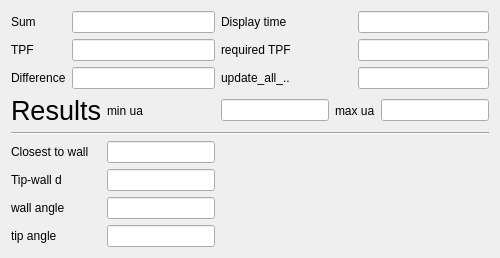
              <widget class="QWidget" name="tab_8">
               <attribute name="title">
                <string>Results</string>
               </attribute>
               <layout class="QGridLayout" name="gridLayout_9">
                <item row="2" column="3" colspan="2">
                 <widget class="QLabel" name="label_53">
                  <property name="text">
                   <string>update_all_..</string>
                  </property>
                 </widget>
                </item>
                <item row="0" column="3" colspan="2">
                 <widget class="QLabel" name="label_51">
                  <property name="text">
                   <string>Display time</string>
                  </property>
                 </widget>
                </item>
                <item row="0" column="0">
                 <widget class="QLabel" name="label_26">
                  <property name="text">
                   <string>Sum</string>
                  </property>
                 </widget>
                </item>
                <item row="3" column="2">
                 <widget class="QLabel" name="label_55">
                  <property name="text">
                   <string>min ua</string>
                  </property>
                 </widget>
                </item>
                <item row="3" column="6">
                 <widget class="QLineEdit" name="lineEdit_uaT_max"/>
                </item>
                <item row="8" column="2">
                 <widget class="QLineEdit" name="lineEdit_tip_a">
                  <property name="text">
                   <string/>
                  </property>
                 </widget>
                </item>
                <item row="8" column="0" colspan="2">
                 <widget class="QLabel" name="label_tip_angle">
                  <property name="text">
                   <string>tip angle</string>
                  </property>
                 </widget>
                </item>
                <item row="7" column="2">
                 <widget class="QLineEdit" name="lineEdit_wall_a">
                  <property name="text">
                   <string/>
                  </property>
                 </widget>
                </item>
                <item row="6" column="2">
                 <widget class="QLineEdit" name="lineEdit_tip_wall"/>
                </item>
                <item row="1" column="5" colspan="2">
                 <widget class="QLineEdit" name="lineEdit_tfpsT"/>
                </item>
                <item row="0" column="5" colspan="2">
                 <widget class="QLineEdit" name="lineEdit_dispT"/>
                </item>
                <item row="6" column="0">
                 <widget class="QLabel" name="label_11">
                  <property name="text">
                   <string>Tip-wall d</string>
                  </property>
                 </widget>
                </item>
                <item row="3" column="0" colspan="2">
                 <widget class="QLabel" name="label_15">
                  <property name="font">
                   <font>
                    <pointsize>20</pointsize>
                   </font>
                  </property>
                  <property name="text">
                   <string>Results</string>
                  </property>
                 </widget>
                </item>
                <item row="4" column="0" colspan="7">
                 <widget class="Line" name="line_2">
                  <property name="orientation">
                   <enum>Qt::Horizontal</enum>
                  </property>
                 </widget>
                </item>
                <item row="1" column="1" colspan="2">
                 <widget class="QLineEdit" name="lineEdit_frameT"/>
                </item>
                <item row="5" column="0" colspan="2">
                 <widget class="QLabel" name="label_9">
                  <property name="text">
                   <string>Closest to wall</string>
                  </property>
                 </widget>
                </item>
                <item row="3" column="3">
                 <widget class="QLineEdit" name="lineEdit_uaT_min"/>
                </item>
                <item row="1" column="3" colspan="2">
                 <widget class="QLabel" name="label_54">
                  <property name="text">
                   <string>required TPF</string>
                  </property>
                 </widget>
                </item>
                <item row="1" column="0">
                 <widget class="QLabel" name="label_27">
                  <property name="text">
                   <string>TPF</string>
                  </property>
                 </widget>
                </item>
                <item row="2" column="5" colspan="2">
                 <widget class="QLineEdit" name="lineEdit_uaT"/>
                </item>
                <item row="2" column="0">
                 <widget class="QLabel" name="label_50">
                  <property name="text">
                   <string>Difference</string>
                  </property>
                 </widget>
                </item>
                <item row="3" column="4" colspan="2">
                 <widget class="QLabel" name="label_56">
                  <property name="text">
                   <string>max ua</string>
                  </property>
                 </widget>
                </item>
                <item row="0" column="1" colspan="2">
                 <widget class="QLineEdit" name="lineEdit_sumT"/>
                </item>
                <item row="2" column="1" colspan="2">
                 <widget class="QLineEdit" name="lineEdit_difT"/>
                </item>
                <item row="5" column="2">
                 <widget class="QLineEdit" name="lineEdit_closest"/>
                </item>
                <item row="7" column="0" colspan="2">
                 <widget class="QLabel" name="label_wall_angle">
                  <property name="text">
                   <string>wall angle</string>
                  </property>
                 </widget>
                </item>
               </layout>
              </widget>
